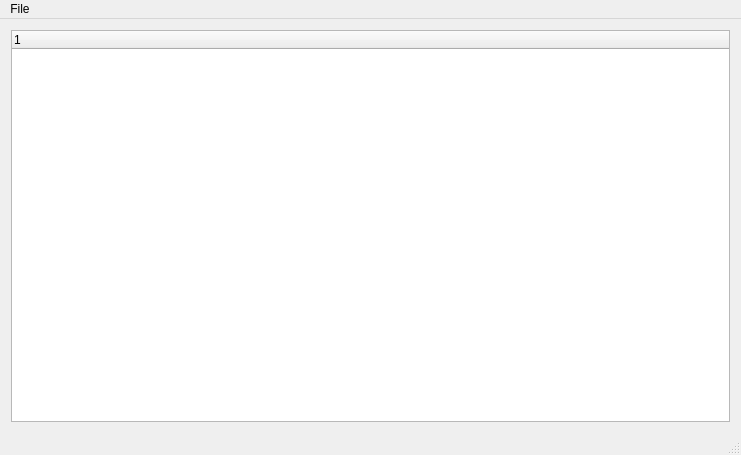
<?xml version="1.0" encoding="UTF-8"?>
<ui version="4.0">
 <class>MainWindow</class>
 <widget class="QMainWindow" name="MainWindow">
  <property name="geometry">
   <rect>
    <x>0</x>
    <y>0</y>
    <width>741</width>
    <height>455</height>
   </rect>
  </property>
  <property name="windowTitle">
   <string>WakfuBDataReader</string>
  </property>
  <widget class="QWidget" name="centralWidget">
   <layout class="QVBoxLayout" name="verticalLayout">
    <item>
     <widget class="QTreeWidget" name="treeWidget">
      <column>
       <property name="text">
        <string notr="true">1</string>
       </property>
      </column>
     </widget>
    </item>
   </layout>
  </widget>
  <widget class="QMenuBar" name="menuBar">
   <property name="geometry">
    <rect>
     <x>0</x>
     <y>0</y>
     <width>741</width>
     <height>21</height>
    </rect>
   </property>
   <widget class="QMenu" name="menuFile">
    <property name="title">
     <string>File</string>
    </property>
    <addaction name="actionOpen"/>
   </widget>
   <addaction name="menuFile"/>
  </widget>
  <widget class="QStatusBar" name="statusBar"/>
  <action name="actionOpen">
   <property name="text">
    <string>Open</string>
   </property>
   <property name="shortcut">
    <string>Ctrl+O</string>
   </property>
  </action>
 </widget>
 <layoutdefault spacing="6" margin="11"/>
 <resources/>
 <connections/>
</ui>
